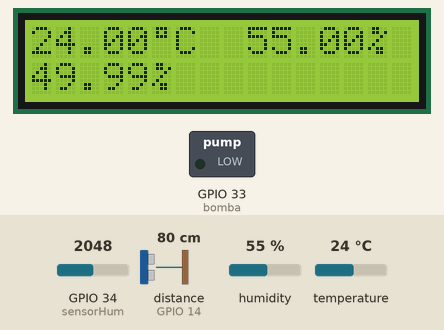
Recording of a sketch running on a simulated ESP32. Parts: 16×2 character LCD, switched loads named in the sketch (green lamp = pin HIGH). Wiring (inferred from the names in the program): ultrasonic range finder: trigger GPIO 12; echo GPIO 14. Inputs (shaded band) come from the test bench; at power-on: distance to the obstacle (sensor on GPIO 14) 80 cm, GPIO 34 (sensorHum) = 2048, temperature 24 °C, humidity 55 %. The echo pulse lasts 58.3 µs per cm; WiFi joins after 1.5 s; servers stay silent unless stated; uploads are accepted with an empty reply; pins used as bus, display or sensor lines are not drawn; what the sketch prints to the serial monitor is not drawn.

Above: at 2.7 s.
2.8 s: distance to the obstacle (sensor on GPIO 14) set to 2 cm
At 5.1 s:
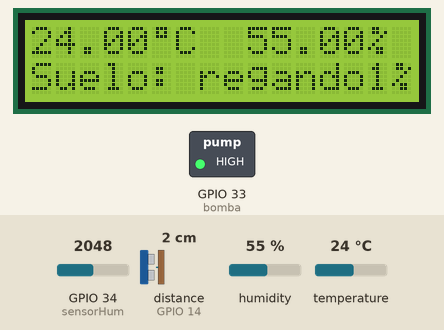
8.5 s: GPIO 34 (sensorHum) set to 1969
At 10.3 s:
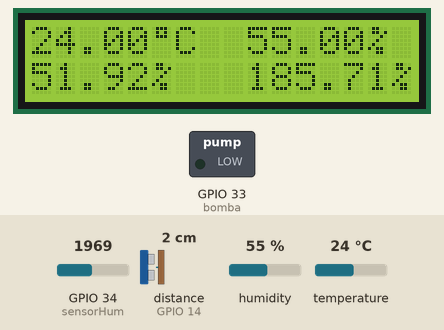
11.5 s: temperature set to 11 °C
At 14.5 s:
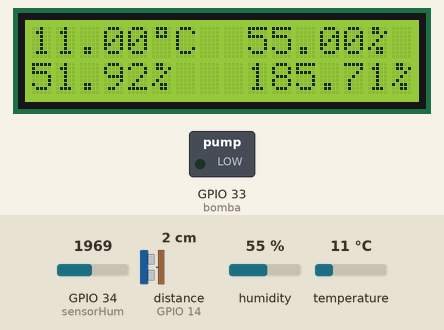
15.4 s: temperature set to 8 °C
At 17.2 s:
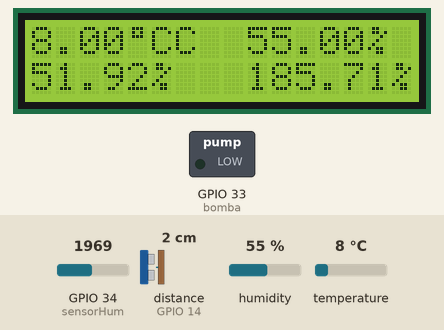
18.4 s: GPIO 34 (sensorHum) set to 2866
At 21.5 s:
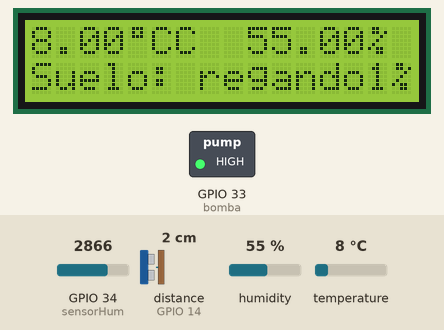
24.8 s: humidity set to 22 %
At 26.8 s:
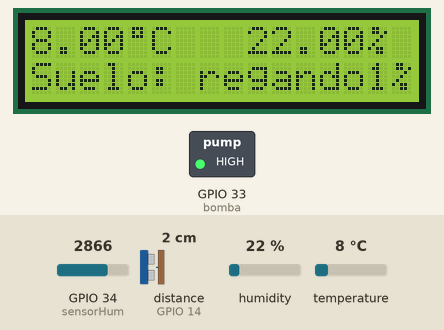
Timing chart, 0 to 31.5 s (numbered marks = the images above; inputs shaded):
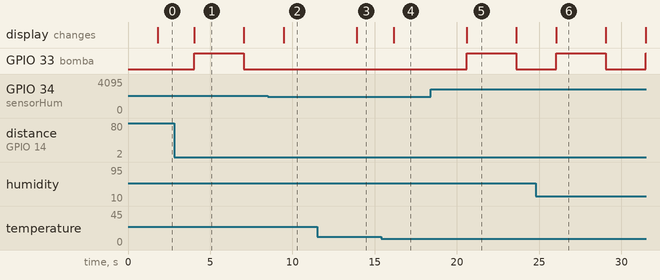

Measured:
- the behaviour switches between 2007 and 2006 on GPIO 34 (sensorHum) (found by bisection; images 1 and 2)
- the behaviour switches between 10 and 9 °C on temperature (found by bisection; images 3 and 4)
- after the input at 2.8 s, GPIO 33 (bomba): LOW → HIGH after 1.2 s, → LOW 3.0 s later; the display: changes after 1.2 s (image 1)
- after the input at 8.5 s, GPIO 33 (bomba): stays LOW (without the input it goes to HIGH after 0.97 s); the display: changes after 0.96 s (image 2)
- after the input at 11.5 s, the display: changes after 2.4 s (image 3)
- after the input at 15.4 s, the display: changes after 0.75 s (image 4)
- after the input at 18.4 s, GPIO 33 (bomba): LOW → HIGH after 2.2 s, → LOW 3.0 s later; the display: changes after 2.2 s (image 5)
- after the input at 24.8 s, the display: changes after 1.2 s (image 6)

The sketch:

proyectitototot.ino
```cpp
#include <DHT.h>
#include <DHT_U.h>
#include <HTTPClient.h>
#include <WiFi.h>
#include <esp_wifi.h>
#include <LiquidCrystal.h>
#define bomba 33
#define sensorHum 34
#define echoPin 14
#define trigPin 12
DHT dht(4, DHT11);

//Asignamos una mac personalizada
uint8_t newMACAddress[] = {0xc8, 0x3d, 0xd4, 0x7a, 0x57, 0x85};
//Definimos pines de LCD
const int rs = 5, en = 18, d4 = 19, d5 = 21, d6 = 22, d7 = 23;
LiquidCrystal lcd(rs, en, d4, d5, d6, d7);

//Variables
float t, h, humS, hS,agua;
long seg, distance;
int bombaEstado = 0;

byte customChar[8] = {
    0b01110,
    0b01010,
    0b01110,
    0b00000,
    0b00000,
    0b00000,
    0b00000,
    0b00000};

byte porcentChar[] = {
    B01100,
    B01101,
    B00010,
    B00100,
    B01000,
    B10110,
    B00110,
    B00000};

 //conexion a la red wifi de la escuela
  const char *ssid = "Software";
  const char *password = "software22";

void setup()
{
  Serial.begin(115200);
  dht.begin();
  lcd.begin(16, 2);
  lcd.createChar(0, customChar);
  lcd.createChar(1, porcentChar);
  lcd.clear();

  pinMode(bomba, OUTPUT);
  pinMode(trigPin, OUTPUT);
  pinMode(echoPin, INPUT);
  digitalWrite(trigPin, LOW);
  digitalWrite(bomba, LOW);

// mac custom
  Serial.begin(115200);
  Serial.println();
  WiFi.mode(WIFI_STA);
  Serial.print("[OLD] ESP32 Board MAC Address:  ");
  Serial.println(WiFi.macAddress());
  esp_wifi_set_mac(WIFI_IF_STA, &newMACAddress[0]);
  Serial.print("[NEW] ESP32 Board MAC Address:  ");
  Serial.println(WiFi.macAddress());

//Conectar wifi
  WiFi.begin(ssid, password);
  Serial.print("Conectando...");
  while (WiFi.status() != WL_CONNECTED) {
    delay(500);
    Serial.print(".");
  }
  Serial.print("Conectado con éxito, mi IP es: ");
  Serial.println(WiFi.localIP());
  Serial.println(WiFi.macAddress());
}

void loop()
{
  digitalWrite(bomba,LOW);
  HTTPClient http;
    http.begin("http://192.168.89.218:3001/api/datos");
    http.addHeader("Content-Type","application/x-www-form-urlencoded");

    //variables de componentes
    t = dht.readTemperature();
    h = dht.readHumidity();
    humS = analogRead(sensorHum); // 4095 seco y 1554 humedad perfecta

    //sensor de humedad
    hS = ((4095.0 - humS) * 100.0) / 4095.0;

    //sensor ultrasonico
    digitalWrite(trigPin, HIGH);
    delayMicroseconds(10);
    digitalWrite(trigPin, LOW);
    seg = pulseIn(echoPin, HIGH);
    distance = seg / 59;
    agua = ((14 - distance) * 100.0) / 7;

    //String que recibe el programa
    String text = "temp=" + String(t) + "&humedad="  + String(h) + "&suelo=" + String(hS) + "&agua=" + String(agua);

    int resp = http.POST(text);
    if(resp>0){
     Serial.println("Còdigo http =" + String(resp));
     if(resp==200){
        String response= http.getString();
        Serial.print("El servidor respondiò: ");
        Serial.println(response);
     }
     }else{
      Serial.print("Error al enviar post, codigo:");
      Serial.print(resp);

    }
    http.end();

  // mostrar temperatura ambiental
  lcd.setCursor(0, 0);
  lcd.print(t);
  lcd.write(byte(0));
  lcd.print("C");

  // mostrar humedad ambiental
  lcd.setCursor(9, 0);
  lcd.print(h);
  lcd.write(byte(1));

  // mostrar nivel de agua
  if(agua>0){
    lcd.setCursor(9, 1);
    lcd.print(agua);
    lcd.write(byte(1));
    if (agua < 10)
    {
      lcd.setCursor(15, 1);
      lcd.print(" ");
    }
    if (agua == 100.0)
    {
      lcd.setCursor(15, 1);
      lcd.write(byte(1));
    }
  }

  // mostrar humedad de suelo
  lcd.setCursor(0, 1);
  lcd.print(hS);
  lcd.write(byte(1));
  if (hS < 10)
  {
    lcd.setCursor(6, 1);
    lcd.print(" ");
    lcd.setCursor(7, 1);
    lcd.print(" ");
  }
  lcd.setCursor(7, 1);
  lcd.print(" ");
  if (hS == 100.0)
  {
    lcd.setCursor(7, 1);
    lcd.write(byte(1));
  }
    regar(hS);
    delay(2000);
}

//funcion de regado
void regar(float hS)
{
   if (hS < 51 && agua > 25)
  {
    lcd.setCursor(0,2);
    lcd.print("Suelo: regando");
    digitalWrite(bomba,HIGH);
    delay(3000);
    digitalWrite(bomba,LOW);
    lcd.clear();
    String text = "temp=" + String(t) + "&humedad="  + String(h) + "&suelo=" + String(hS) + "&agua=" + String(agua);
    Serial.println(text);
    HTTPClient http;
    http.begin("http://192.168.89.218:3001/api/regado");
    http.addHeader("Content-Type","application/x-www-form-urlencoded");
    int resp = http.POST(text);
    //int resp = http.GET();
    if(resp>0){
     Serial.println("Còdigo http =" + String(resp));
     if(resp==200){
        String response= http.getString();
        Serial.print("El servidor respondiò: ");
        Serial.println(response);
     }
     }else{
      Serial.print("Error al enviar post, codigo:");
      Serial.print(resp);
    }
    http.end();
  }
      else{
        digitalWrite(bomba,LOW);
    }
}
```
